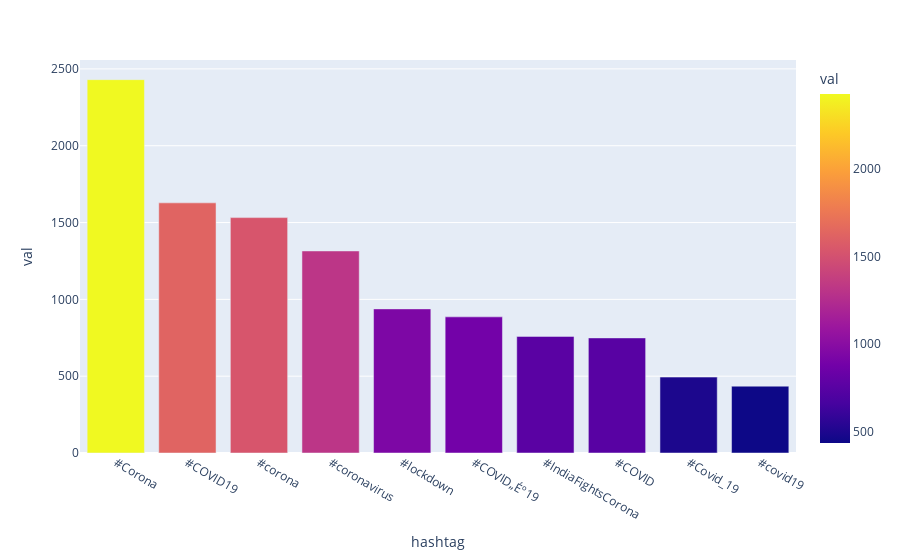

Notebook code for this chart:
### Markdown cell above
Following is the code to plot a bar-chart (using plotly library) for the the most trending twitter hashtags:-

### Code cell
configure_plotly_browser_state()
import plotly.express as px
fig = px.bar(df_hashtag, x='hashtag', y='val' , hover_data=['val'], color='val')
fig.show()

### Figure 1 — Plotly figure (JSON) as saved in the notebook; plotly's stock layout.template omitted (floating-point values rounded to 4 significant figures)
{"data": [{"alignmentgroup": "True", "hovertemplate": "hashtag=%{x}<br>val=%{marker.color}<extra></extra>", "legendgroup": "", "marker": {"color": [2430, 1628, 1532, 1315, 938, 886, 759, 749, 494, 435], "coloraxis": "coloraxis"}, "name": "", "offsetgroup": "", "orientation": "v", "showlegend": false, "textposition": "auto", "type": "bar", "x": ["#Corona", "#COVID19", "#corona", "#coronavirus", "#lockdown", "#COVID„Éº19", "#IndiaFightsCorona", "#COVID", "#Covid_19", "#covid19"], "xaxis": "x", "y": [2430, 1628, 1532, 1315, 938, 886, 759, 749, 494, 435], "yaxis": "y"}], "layout": {"barmode": "relative", "coloraxis": {"colorbar": {"title": {"text": "val"}}, "colorscale": [[0, "#0d0887"], [0.1111, "#46039f"], [0.2222, "#7201a8"], [0.3333, "#9c179e"], [0.4444, "#bd3786"], [0.5556, "#d8576b"], [0.6667, "#ed7953"], [0.7778, "#fb9f3a"], [0.8889, "#fdca26"], [1, "#f0f921"]]}, "legend": {"tracegroupgap": 0}, "margin": {"t": 60}, "xaxis": {"anchor": "y", "domain": [0, 1], "title": {"text": "hashtag"}}, "yaxis": {"anchor": "x", "domain": [0, 1], "title": {"text": "val"}}}}
